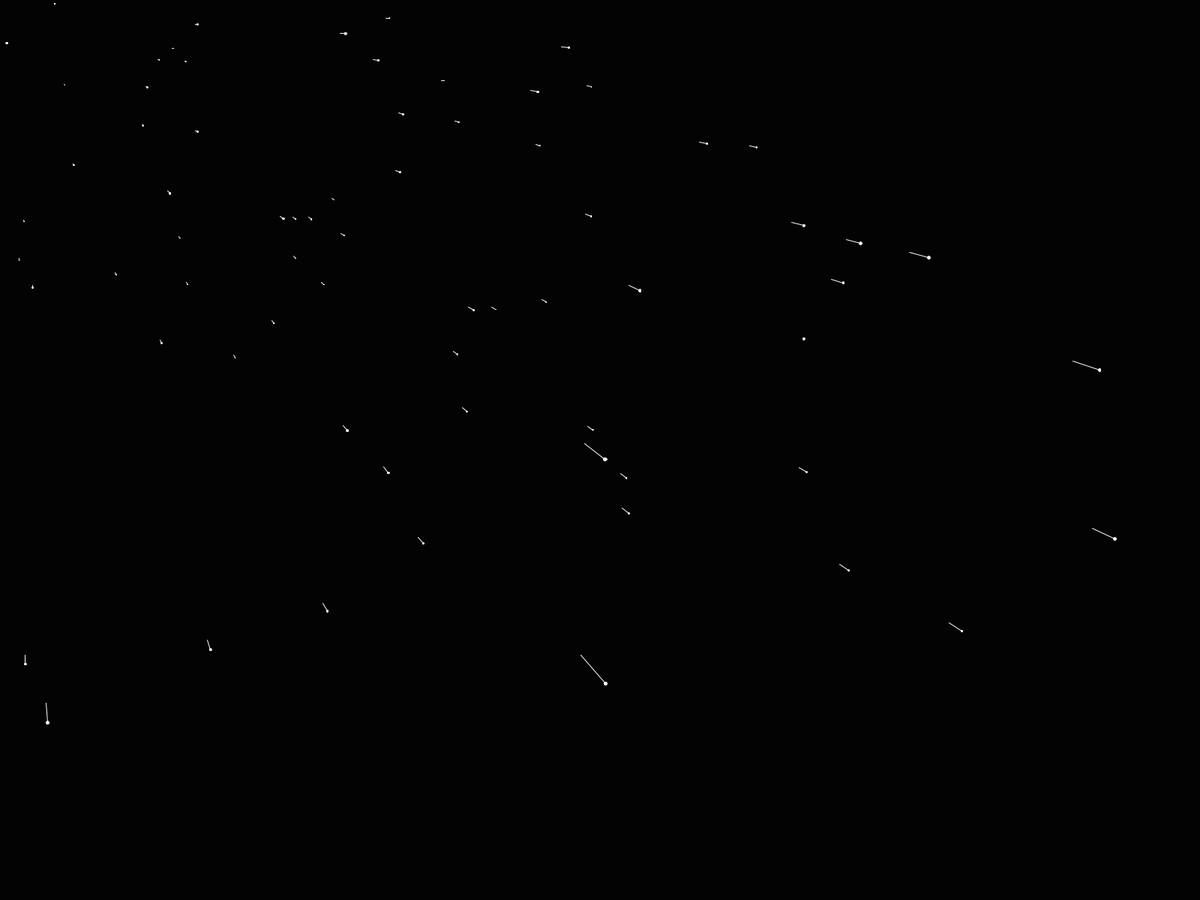
Frame 1 (no input)
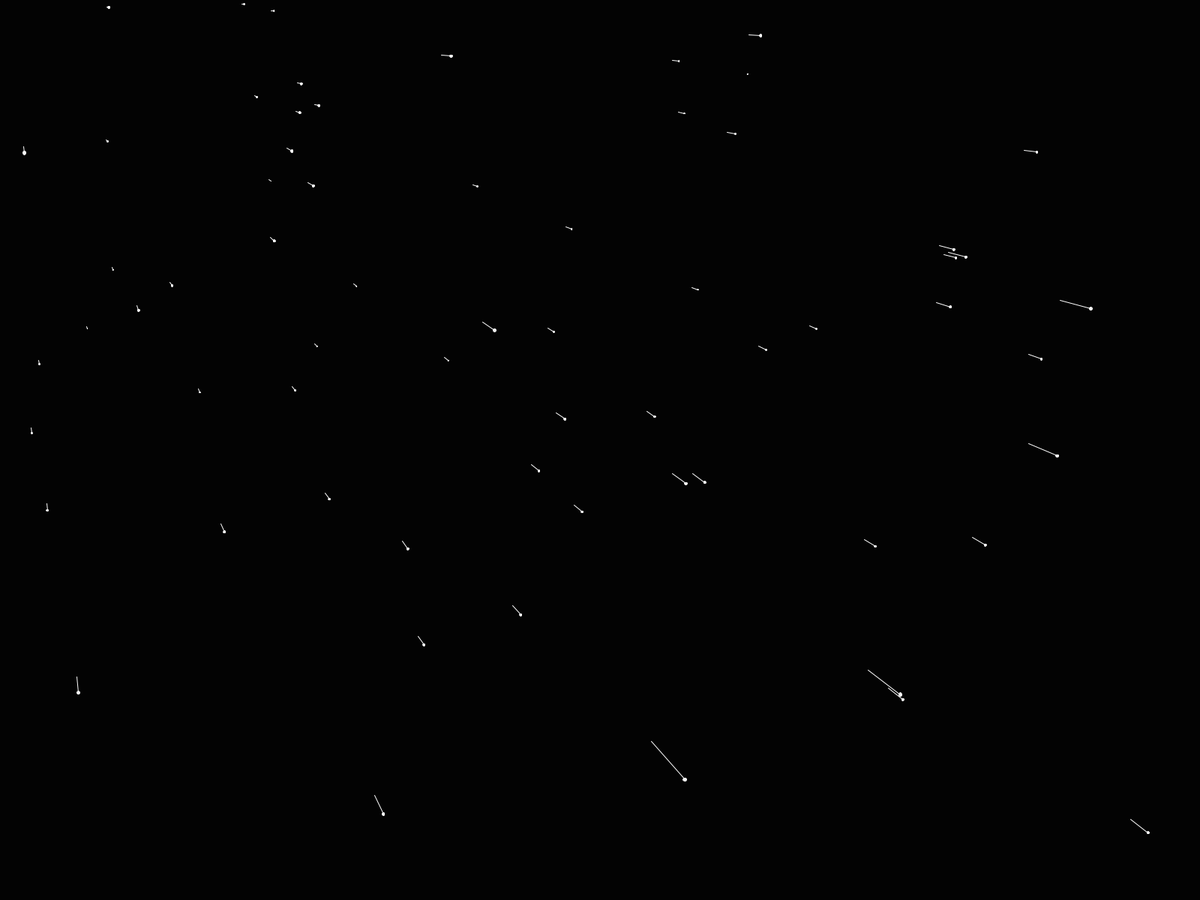
Frame 60 (the mouse pressed at the canvas centre just before this capture)
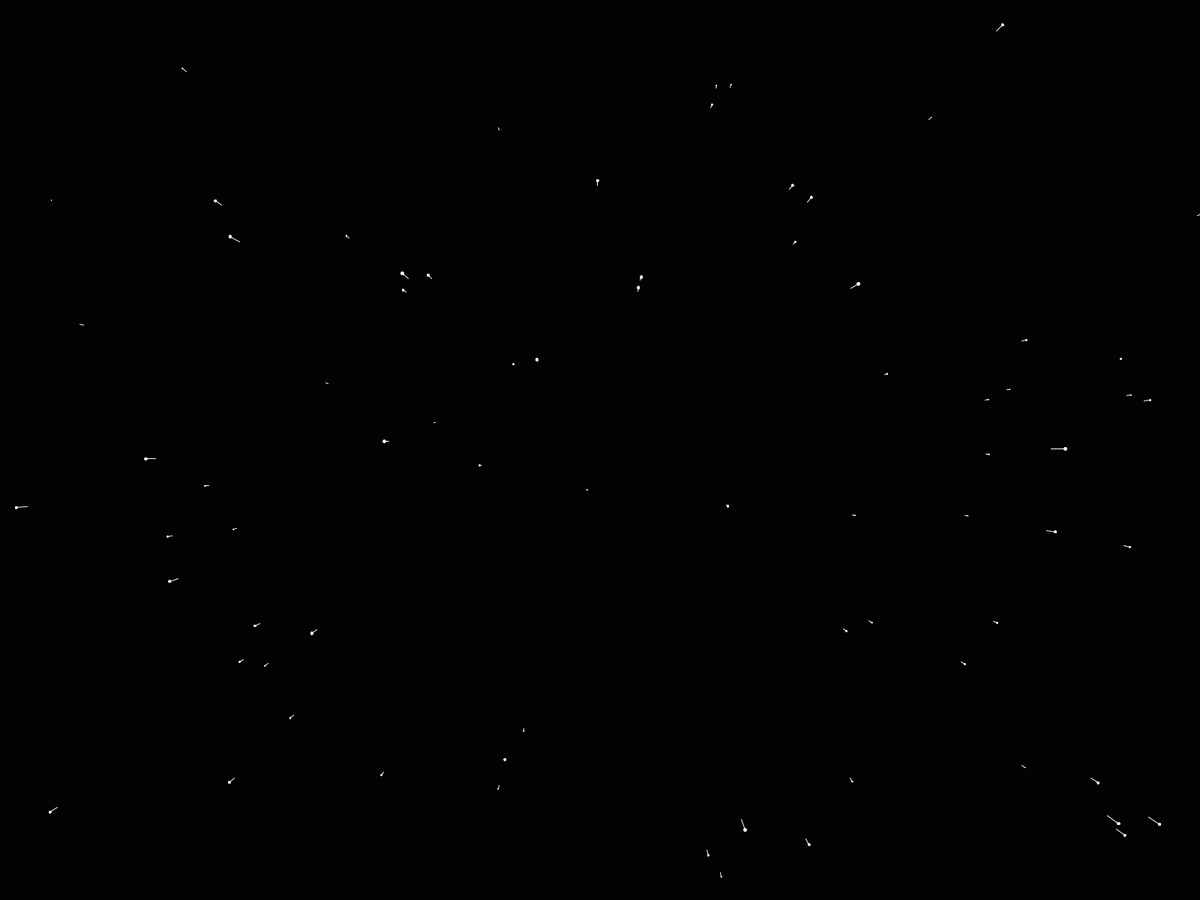
Frame 120 (the mouse held since frame 60 and released just before this capture)

The Processing sketch that drew these frames (run headless with seeded random() and noise(); from frame 60 on, the mouse is pressed at the canvas centre):

// Processing sketch: Starfield
// ── Starfield.pde

float speed = 10 ;
Star[] stars = new Star[400] ; 

void setup() { 
  fullScreen() ; // size( 300, 300 ) ; 
  for ( int i = 0; i < stars.length; i++ ) { 
    stars[i] = new Star() ;
  }
  stroke(255) ; 
  
}

void draw() { 
  background(3) ; 
  //speed = map( mouseX , 0 , width , 0 , 20 ) ; 
  translate( mouseX , mouseY ) ; 
  for ( int i = 0; i < stars.length; i++ ) { 
    stars[i].update() ; 
    stars[i].show() ;
  }
}
void mousePressed() { 
  speed++ ; 
} 

// ── Star.pde
class Star { 
  float x, y, z, pz ; 
  float size = 5 ; 
  Star() { 
    fresh() ;
  } 
  void fresh() { 
    x = random( -width/2 , width/2 ) ; 
    y = random( - height/2, height/2) ; 
    z = random( width ) ;
    pz = z ;
  }
  void update() {
    z -= speed ; 
    if ( z < 1 ) {
      fresh() ;
    }
  }
  void show() { 
    float sx = map( x / z, 0, 1, 0, width) ; 
    float sy = map( y / z, 0, 1, 0, height ) ;
    float px = map( x / pz, 0, 1, 0, width ) ; 
    float py = map( y / pz, 0, 1, 0, height ) ; 
    float s = map( z, 0, width, size, 0 ) ;
    ellipse( sx, sy, s, s) ;
    line( sx, sy, px, py) ;
    pz = z ; 
  }
}
